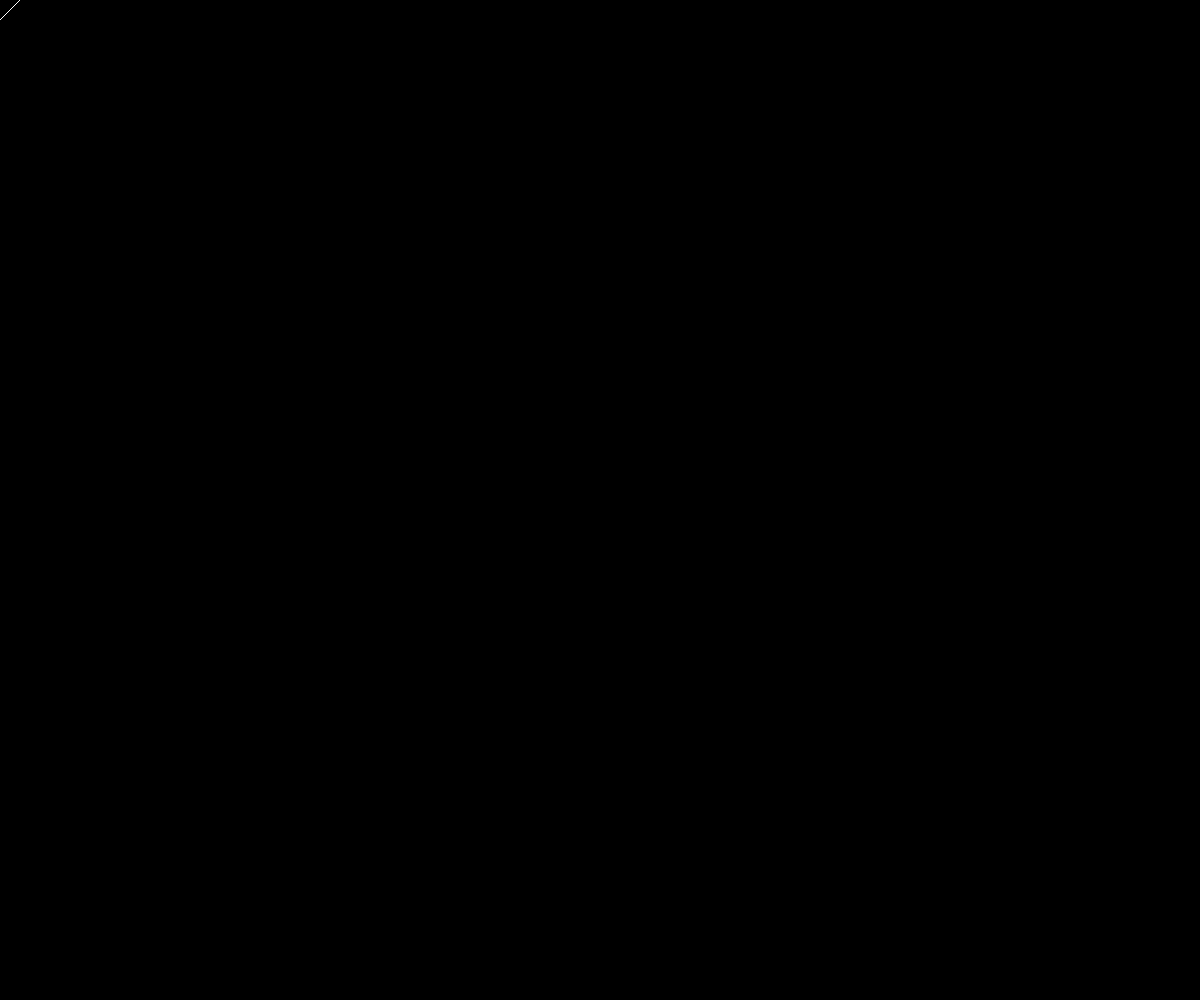
Frame 1 (no input)
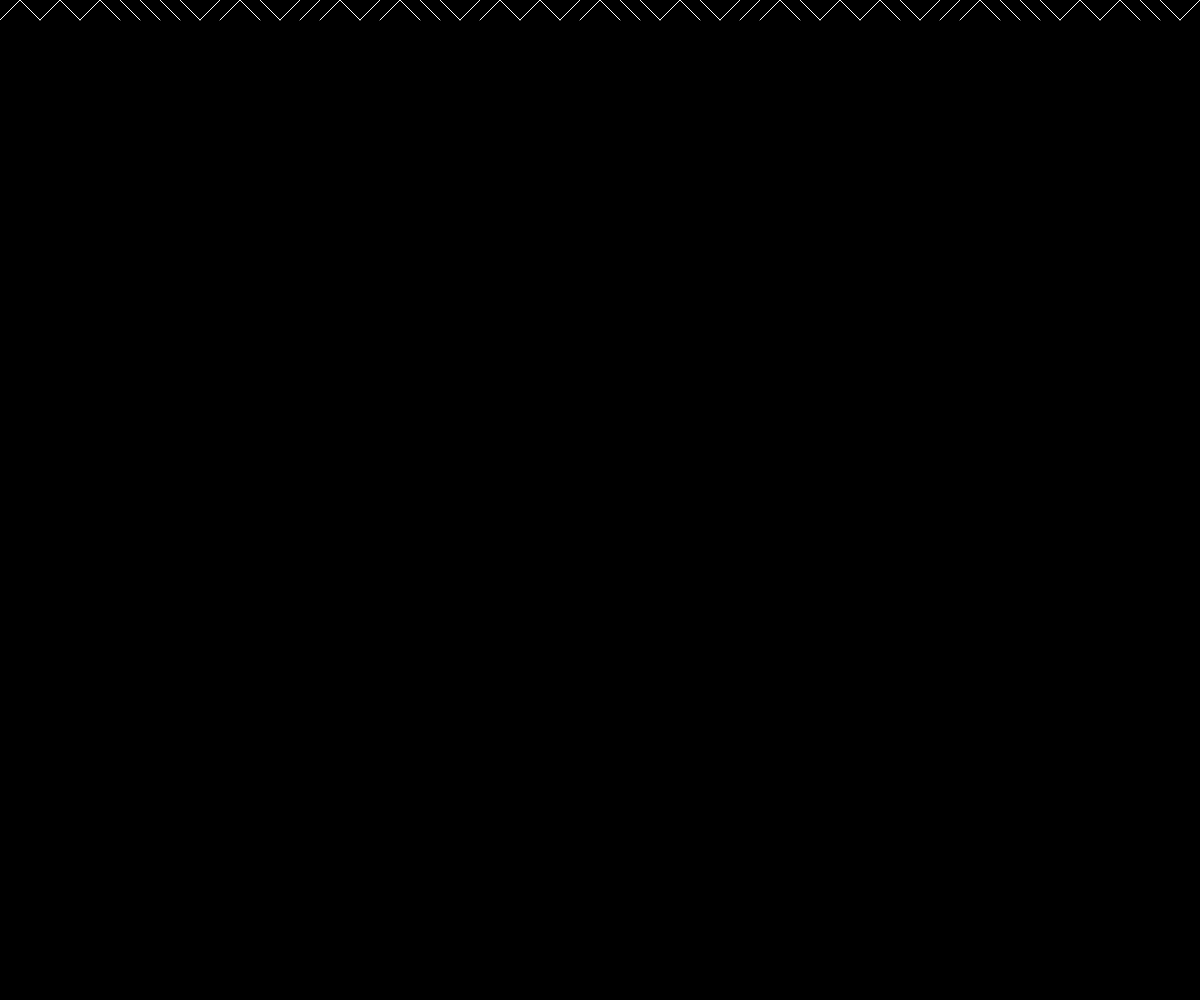
Frame 60 (no input)
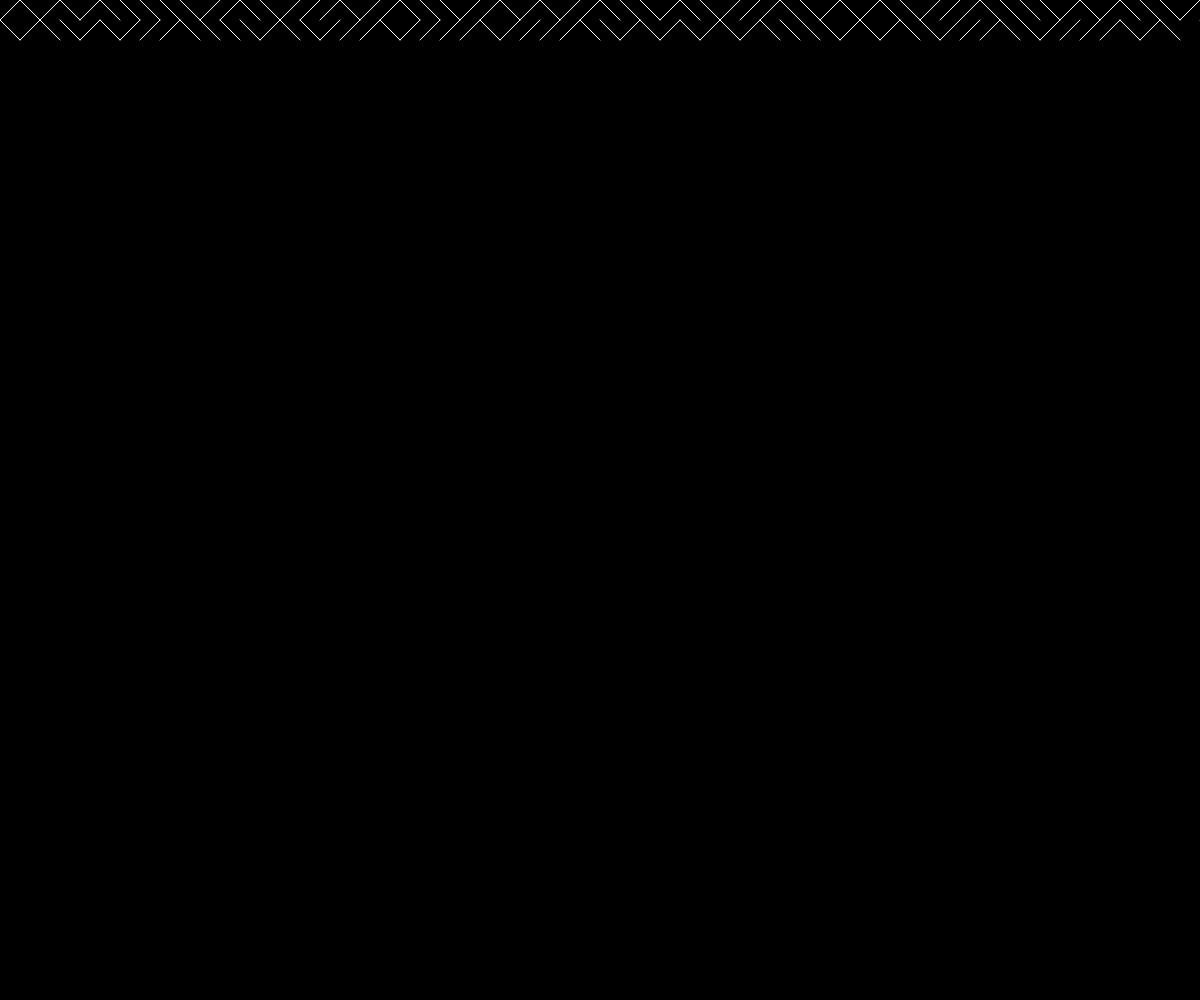
Frame 120 (the mouse pressed at the canvas centre since frame 60)

The p5.js sketch that drew these frames (run headless with seeded random() and noise() and a simulated clock; from frame 60 on, the mouse is pressed at the canvas centre):

// p5.js sketch
// ── sketch.js
let x = 0;
let y = 0;
let spacing = 20;

function setup() {
  createCanvas(windowWidth, windowHeight);
  background(0);
}

function draw() {
  stroke(255);
  if (random(1) < 0.5) {
    line(x, y, x + spacing, y + spacing);
  } else {
    line(x, y + spacing, x + spacing, y);
  }
  x = x + spacing;
  if (x > width) {
    x = 0;
    y = y + spacing;    
  }    
}
